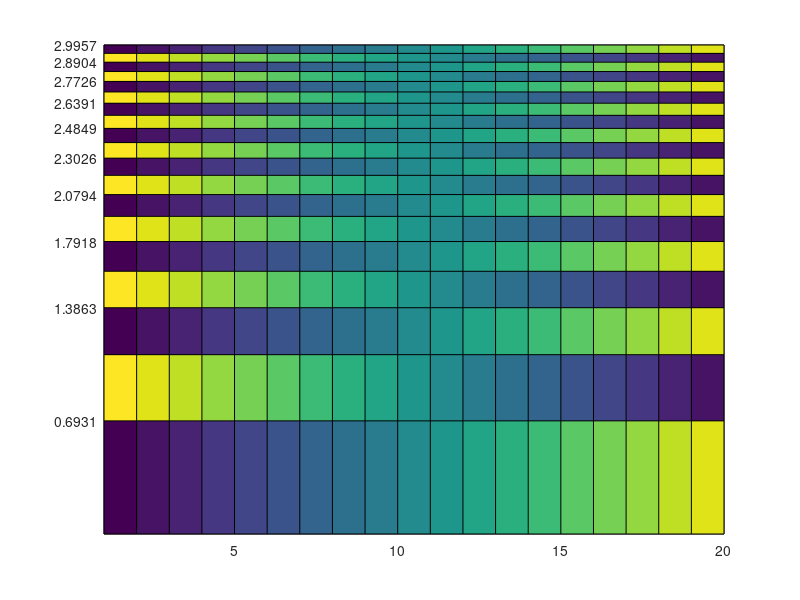

Here is the MATLAB script that generated this plot:
[X,Y] = meshgrid(1:20);
LY = log(Y);
colorscale = [1:20; 20:-1:1];
C = repmat(colorscale,10,1);
s = pcolor(X,LY,C);
tickvals = LY(2:2:20,1)';
set(gca,'YTick',tickvals);
